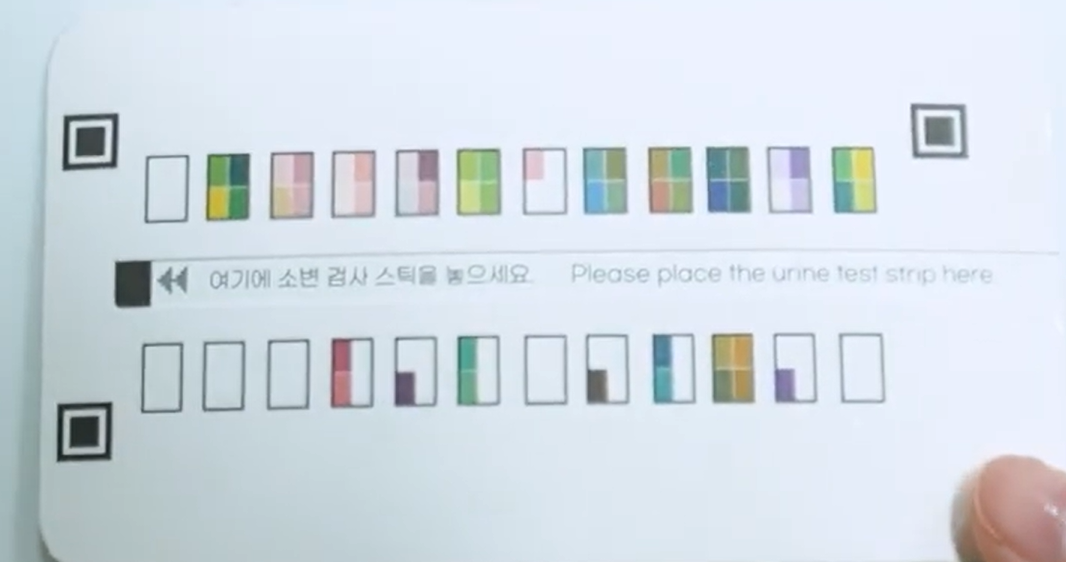
#> input picture basic_color/test_kit.png, 1066 x 562 px, found by its file name
$ python find_contours.py
#> lines starting #> are read from the running program, lines starting #| are printed output that depends on the picture; after the words box and inside, x2 and y2 are one past the last pixel; in counts of white or black regions, pixels touching at a corner belong together
import cv2
import numpy as np

image_filename = "test_kit.png"
image = cv2.imread(image_filename)
#> image is the input picture: shape (562, 1066, 3); mean B, G, R 228, 220.1, 210.6

if image is None:
    print("이미지를 찾을 수 없습니다.")
else:
    # --- 1단계: 원본 좌표 (Source Points) ---
    # 방금 find_coords.py로 찾은 4개의 좌표를 여기에 입력하세요!
    # 순서: [왼쪽-위, 오른쪽-위, 오른쪽-아래, 왼쪽-아래]
    # (주의: 예시 좌표이며, 실제 찾은 값으로 바꿔야 합니다)
    pts_src = np.array([
        [89, 139],  # 예: 왼쪽 위
        [942, 133],   # 예: 오른쪽 위
        [940, 430],  # 예: 오른쪽 아래
        [85, 429]   # 예: 왼쪽 아래
    ], dtype=np.float32)

    # --- 2단계: 목적지 좌표 (Destination Points) ---
    # 결과 이미지를 얼마나 크게 만들지 정의합니다.
    # (가로 600픽셀, 세로 200픽셀 크기의 직사각형으로 만듦)
    width = 600
    height = 200

    pts_dst = np.array([
        [0, 0],             # 왼쪽 위
        [width - 1, 0],     # 오른쪽 위
        [width - 1, height - 1], # 오른쪽 아래
        [0, height - 1]     # 왼쪽 아래
    ], dtype=np.float32)

    # --- 3단계: 변환 행렬 계산 ---
    # "pts_src를 pts_dst로 옮기는 변환 공식(행렬)을 찾아줘"
    matrix = cv2.getPerspectiveTransform(pts_src, pts_dst)

    # --- 4단계: 이미지 변환 실행 ---
    # "원본 이미지(image)에 위 공식(matrix)을 적용해서
    # (width, height) 크기로 이미지를 변형해줘"
    image_warped = cv2.warpPerspective(image, matrix, (width, height))
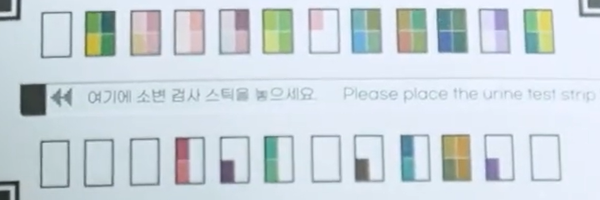
#> image_warped: shape (200, 600, 3); mean B, G, R 221.7, 215.2, 204.7

    # --- 5단계: 전처리 (적응형 임계값 사용!) ---
    # 경계 검출은 흑백(Grayscale) 이미지에서 더 잘 작동합니다.
    gray = cv2.cvtColor(image_warped, cv2.COLOR_BGR2GRAY)
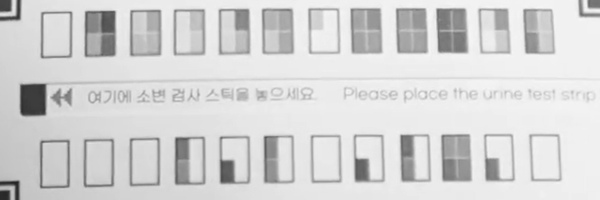
#> gray: shape (200, 600); min 36, max 246, mean 212.8

    # '단순' 임계값이 아닌 '적응형' 임계값을 사용합니다.
    # 이것이 조명 변화를 이기는 핵심입니다.
    # cv2.ADAPTIVE_THRESH_GAUSSIAN_C: 주변 픽셀에 가중치를 주어 평균 계산 (더 똑똑함)
    # cv2.THRESH_BINARY_INV: 평균보다 '어두운' 픽셀(팔레트, 글자)을 흰색(255)으로
    # blockSize (15): 주변 몇 픽셀을 볼 것인가 (홀수, 튜닝 필요)
    # C (4): 계산된 평균에서 뺄 값 (튜닝 필요)
    thresh = cv2.adaptiveThreshold(gray, 255,
                                    cv2.ADAPTIVE_THRESH_GAUSSIAN_C,
                                    cv2.THRESH_BINARY_INV,
                                    15, 4)
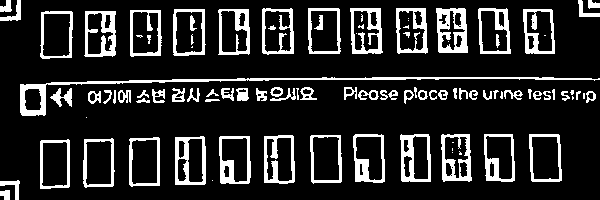
#> thresh: shape (200, 600); 16.1% white; 99 white regions (20 under 20 px)

    # (디버깅) 흑백으로 변환된 이미지를 확인
    # 창 이름이 바뀌었습니다.
    cv2.imshow("Threshold (Adaptive)", thresh)


    # --- 6단계: 경계 검출 (Contour Finding) ---
    # (이 아래 6, 7, 8단계 코드는 이전과 동일합니다. 수정할 필요 없습니다.)
    contours, hierarchy = cv2.findContours(thresh, cv2.RETR_EXTERNAL, cv2.CHAIN_APPROX_SIMPLE)
#> contours = 78 contours, 15 with area under 20; largest, box (x1, y1, x2, y2) and area: (20, 77, 600, 116) 1526, (529, 134, 562, 182) 1416, (129, 137, 160, 187) 1413, (40, 11, 73, 59) 1408, (310, 135, 342, 184) 1406
    # ... (이하 동일) ...


    # --- 6단계: 경계 검출 (Contour Finding) ---
    # 'thresh' 이미지에서 모든 외곽선(contours)을 찾습니다.
    # cv2.RETR_EXTERNAL: 가장 바깥쪽 외곽선만 찾습니다. (사각형 안의 사각형은 무시)
    # cv2.CHAIN_APPROX_SIMPLE: 외곽선의 꼭짓점만 저장해 메모리를 아낍니다.
    contours, hierarchy = cv2.findContours(thresh, cv2.RETR_EXTERNAL, cv2.CHAIN_APPROX_SIMPLE)

    print(f"총 {len(contours)}개의 물체(경계)를 찾았습니다.")
#| 총 78개의 물체(경계)를 찾았습니다.

    # # --- 7단계: 찾은 경계 필터링 및 ROI 색상 추출 ---
    # image_debug = image_warped.copy() # 원본 컬러 이미지에 다시 그립니다.
    # all_palette_colors = [] # 검출된 (좌표, 색상) 정보를 저장할 리스트

    # for cnt in contours:
    #     # 7-1. 찾은 경계(cnt)의 사각형 바운더리(x,y,w,h)를 계산합니다.
    #     x, y, w, h = cv2.boundingRect(cnt)

    #     # 7-2. 필터링: (이전과 동일)
    #     # (튜닝된 is_box_shape 조건을 여기에 넣으세요)
    #     is_box_shape = (w > 20) and (h > 20) and (w < 50) and (h < 50)

    #     if is_box_shape:
    #         # 7-3. (디버깅) 찾은 위치에 초록색 사각형 그리기
    #         cv2.rectangle(image_debug, (x, y), (x + w, y + h), (0, 255, 0), 2)

    #         # 7-4. ★★★ 핵심 ★★★
    #         # 흑백 이미지(thresh)에서 찾은 좌표(x,y,w,h)를 사용해서
    #         # '원본 컬러 이미지(image_warped)'에서 해당 영역을 잘라냅니다.
    #         color_roi_patch = image_warped[y:y+h, x:x+w]

    #         # 7-5. 잘라낸 컬러 영역의 '평균 색상'을 계산합니다.
    #         avg_color = cv2.mean(color_roi_patch) # (B, G, R, Alpha) 튜플 반환

    #         # 7-6. 결과 저장
    #         # (x좌표, y좌표, 평균 BGR값)을 리스트에 저장
    #         all_palette_colors.append( (x, y, avg_color[:3]) )


    # print(f"필터링 후, {len(all_palette_colors)}개의 유효한 ROI를 찾았습니다.")

    # # --- 8단계: 결과 정렬 및 출력 (새로 추가됨) ---

    # if all_palette_colors:
    #     # 찾은 팔레트들을 '정렬'합니다.
    #     # 1순위: y좌표 (윗줄, 아랫줄 구분)
    #     # 2순위: x좌표 (왼쪽->오른쪽 순서)
    #     all_palette_colors.sort(key=lambda p: (p[1], p[0])) # (y, x) 순으로 정렬

    #     print("\n--- 검출된 팔레트 색상 (BGR) ---")
    #     for (x, y, avg_bgr) in all_palette_colors:
    #         # 소수점은 버리고 정수로 출력
    #         print(f"좌표(y={y}, x={x}): B={avg_bgr[0]:.0f}, G={avg_bgr[1]:.0f}, R={avg_bgr[2]:.0f}")

    # else:
    #     print("유효한 ROI를 찾지 못했습니다. 7-2 필터링 값을 확인하세요.")

    # --- 7단계: 찾은 경계 필터링 및 ROI ★LAB★ 색상 추출 ---
    image_debug = image_warped.copy()
    all_palette_colors = [] # 검출된 (좌표, LAB값) 정보를 저장할 리스트

    for cnt in contours:
        x, y, w, h = cv2.boundingRect(cnt)
        is_box_shape = (w > 20) and (h > 20) and (w < 50) and (h < 50)

        if is_box_shape:
            cv2.rectangle(image_debug, (x, y), (x + w, y + h), (0, 255, 0), 2)

            # 1. 원본 컬러에서 ROI 패치 추출
            color_roi_patch = image_warped[y:y+h, x:x+w]

            # 2. BGR 평균 색상 계산
            avg_bgr_color = cv2.mean(color_roi_patch)[:3]

            # 3. ★★★ BGR을 LAB로 변환 ★★★
            # cvtColor는 '이미지'를 입력받으므로, 1x1 픽셀 이미지로 만듭니다.
            # np.uint8 : 0~255 사이의 정수형 픽셀 값이라는 의미
            bgr_pixel_image = np.array([[avg_bgr_color]], dtype=np.uint8)

            # BGR 이미지를 LAB 이미지로 변환
            lab_pixel_image = cv2.cvtColor(bgr_pixel_image, cv2.COLOR_BGR2LAB)

            # 1x1 LAB 이미지에서 [L, a, b] 값 추출
            avg_lab_color = lab_pixel_image[0][0] # [L, a, b]

            # 4. 결과 저장 (LAB 값으로 저장)
            all_palette_colors.append( (x, y, avg_lab_color) )
#> this loop made 78 passes
#> (x, y, w, h, is_box_shape, avg_bgr_color, bgr_pixel_image, avg_lab_color) on passes 7 to 14: (219, 136, 32, 48, True, (194.7, 183.9, 176.5), [[194, 183, 176]], [189, 128, 122]), (175, 136, 31, 49, True, (172.8, 163.7, 177.1), [[172, 163, 177]], [175, 135, 125]), (310, 135, 32, 49, True, (226.4, 217.1, 207.2), [[226, 217, 207]], [220, 126, 122]), (264, 135, 31, 49, True, (187.9, 190.2, 159.9), [[187, 190, 159]], [191, 117, 126]), (529, 134, 33, 48, True, (235.5, 224.7, 215.4), [[235, 224, 215]], [227, 127, 122]), (484, 134, 31, 48, True, (219.7, 202.6, 196.8), [[219, 202, 196]], [208, 129, 119]), (441, 134, 31, 48, True, (126.8, 159.6, 165.7), [[126, 159, 165]], [166, 125, 146]), (400, 134, 31, 48, True, (202.6, 189.7, 161.8), [[202, 189, 161]], [191, 121, 118])
#> (x, y, w, h, is_box_shape) on passes 1 to 6: (0, 190, 10, 10, False), (212, 180, 1, 1, False), (0, 180, 20, 20, False), (40, 139, 30, 50, False), (83, 138, 32, 50, False), (129, 137, 31, 50, False)
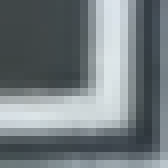
#> color_roi_patch: shape (21, 21, 3) (shown 8 times larger); mean B, G, R 127.9, 124, 115.4
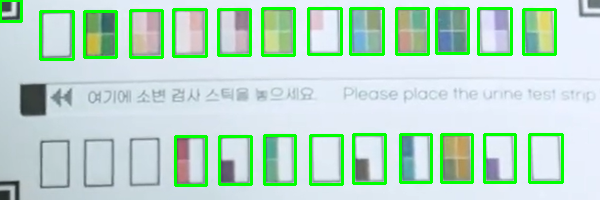
#> image_debug: shape (200, 600, 3); 8.42% of pixels changed, all inside (x1, y1, x2, y2) = (0, 0, 564, 187)
#> after the loop, all_palette_colors = 22 items, first 6: (219, 136, [189, 128, 122]), (175, 136, [175, 135, 125]), (310, 135, [220, 126, 122]), (264, 135, [191, 117, 126]), (529, 134, [227, 127, 122]), (484, 134, [208, 129, 119])


    print(f"필터링 후, {len(all_palette_colors)}개의 유효한 ROI를 찾았습니다.")
#| 필터링 후, 22개의 유효한 ROI를 찾았습니다.

    # --- 8단계: 결과 정렬 및 출력 (LAB 기준) ---

    if all_palette_colors:
        # (y, x) 순으로 정렬 (이전과 동일)
        all_palette_colors.sort(key=lambda p: (p[1], p[0]))

        print("\n--- 검출된 팔레트 색상 (LAB) ---")
        for (x, y, avg_lab) in all_palette_colors:
            # L, a, b 값 출력
            print(f"좌표(y={y}, x={x}): L={avg_lab[0]}, a={avg_lab[1]}, b={avg_lab[2]}")
#> this loop made 22 passes
#> (x, y, avg_lab) on passes 1 to 12: (0, 0, [130, 126, 125]), (262, 8, [191, 110, 149]), (308, 8, [221, 129, 122]), (350, 8, [180, 117, 123]), (396, 8, [176, 121, 138]), (436, 8, [154, 119, 119]), (478, 8, [208, 132, 116]), (173, 9, [203, 132, 126]), (218, 9, [190, 132, 123]), (523, 9, [196, 112, 145]), (130, 10, [187, 133, 129]), (40, 11, [208, 125, 123])
#| 좌표(y=0, x=0): L=130, a=126, b=125
#| 좌표(y=8, x=262): L=191, a=110, b=149
#| 좌표(y=8, x=308): L=221, a=129, b=122
#| 좌표(y=8, x=350): L=180, a=117, b=123
#| 좌표(y=8, x=396): L=176, a=121, b=138
#| 좌표(y=8, x=436): L=154, a=119, b=119
#| 좌표(y=8, x=478): L=208, a=132, b=116
#| 좌표(y=9, x=173): L=203, a=132, b=126
#> (further printed lines are left out)

    else:
        print("유효한 ROI를 찾지 못했습니다. 7-2 필터링 값을 확인하세요.")


    # --- 9단계: 결과 보여주기 ---
    cv2.imshow("Warped Image with Auto-Detected ROIs", image_debug)

    print("\n터미널에 출력된 BGR 값들을 확인하세요.")
    cv2.waitKey(0)
    cv2.destroyAllWindows()

$ run again, with basic_color/test_strip.jpg saved as basic_color/test_kit.png
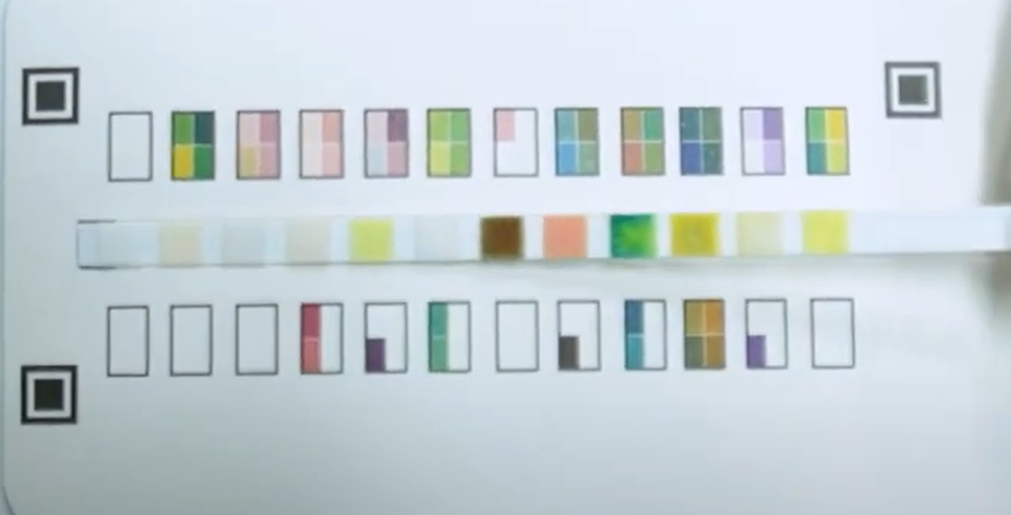
#> input picture basic_color/test_strip.jpg, 1011 x 515 px, found by its file name
#> image is the input picture: shape (515, 1011, 3); mean B, G, R 212.9, 208.7, 197.5
#> `thresh = cv2.adaptiveThreshold(gray, 255, cv2.ADAPTIVE_THRESH_GAUSSIAN..`:
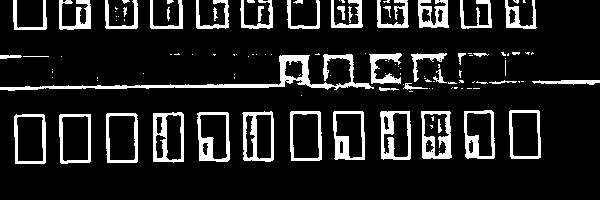
#> thresh: shape (200, 600); 12.8% white; 125 white regions (77 under 20 px)
#> contours = 119 contours, 81 with area under 20; largest, box (x1, y1, x2, y2) and area: (0, 54, 374, 91) 1791, (106, 113, 138, 163) 1502, (290, 111, 322, 161) 1486, (14, 114, 46, 164) 1477, (59, 114, 91, 164) 1468
#| 총 119개의 물체(경계)를 찾았습니다.
#> the loop `for cnt in contours:` made 119 passes
#> (x, y, w, h, is_box_shape, avg_bgr_color, bgr_pixel_image, avg_lab_color) on passes 6, 7, 8, 11, 12: (421, 111, 31, 48, True, (109.5, 143.1, 150), [[109, 143, 150]], [151, 125, 147]), (380, 111, 31, 49, True, (187.9, 177.3, 148.4), [[187, 177, 148]], [180, 120, 120]), (333, 111, 32, 49, True, (191.7, 185.4, 175.6), [[191, 185, 175]], [190, 126, 124]), (509, 110, 32, 49, True, (222.6, 214.1, 202.6), [[222, 214, 202]], [217, 125, 123]), (464, 110, 31, 49, True, (205.1, 191.4, 182.9), [[205, 191, 182]], [197, 128, 120])
#> after the loop `for cnt in contours:`:
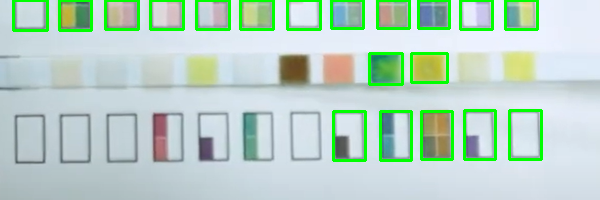
#> image_debug: shape (200, 600, 3); mean B, G, R 198, 211.6, 185.5
#> after the loop `for cnt in contours:`: all_palette_colors = 19 items, first 6: (421, 111, [151, 125, 147]), (380, 111, [180, 120, 120]), (333, 111, [190, 126, 124]), (509, 110, [217, 125, 123]), (464, 110, [197, 128, 120]), (411, 53, [195, 114, 177])
#| 필터링 후, 19개의 유효한 ROI를 찾았습니다.
#> the loop `for (x, y, avg_lab) in all_palette_colors:` made 19 passes
#> (x, y, avg_lab) on passes 1 to 8: (13, 0, [203, 124, 123]), (59, 0, [149, 110, 153]), (105, 0, [179, 132, 133]), (150, 0, [200, 131, 127]), (196, 0, [192, 131, 123]), (240, 0, [192, 112, 148]), (287, 0, [222, 127, 122]), (331, 0, [176, 117, 120])
#> (printed output is left out)
